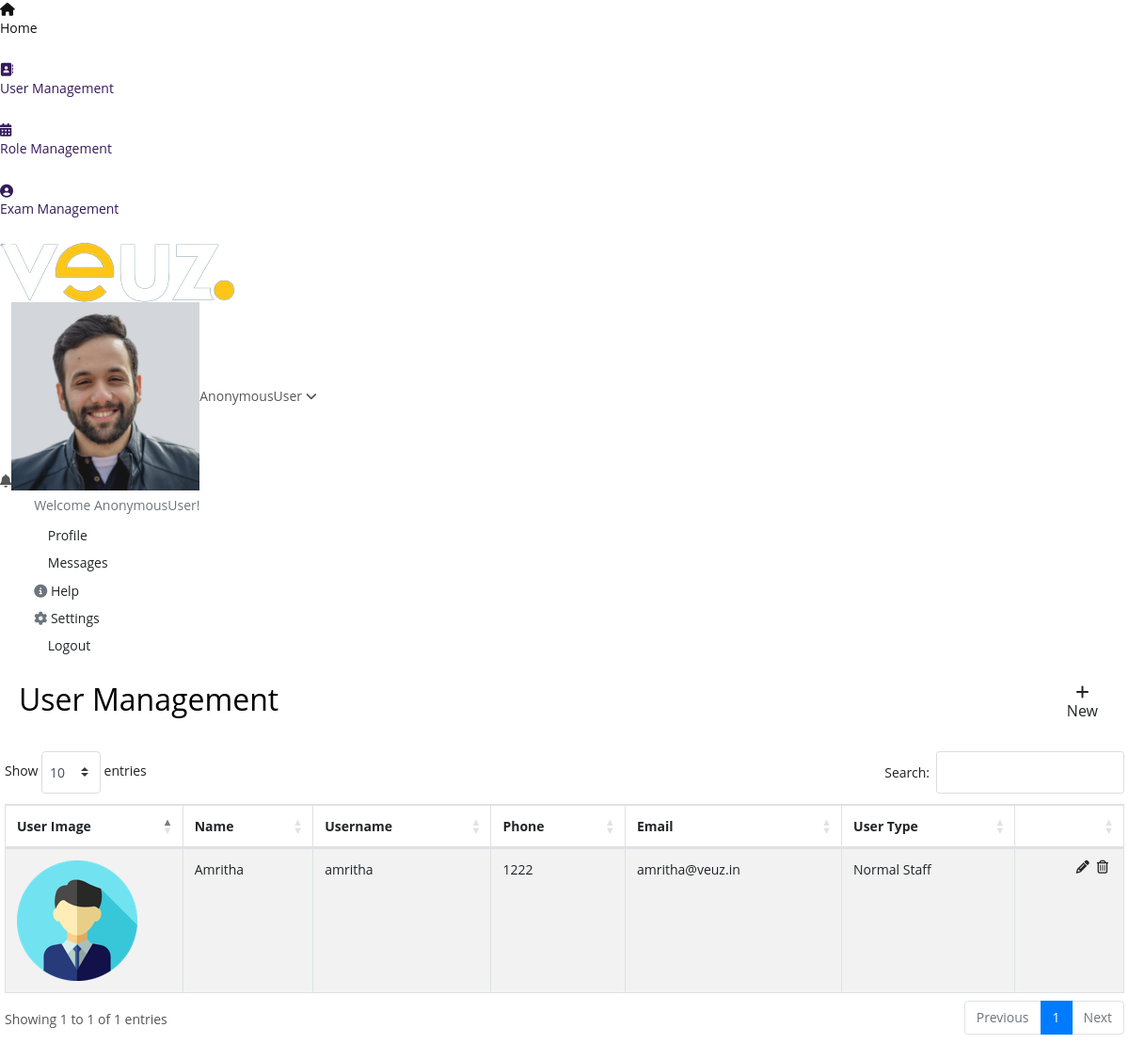
The app's page /user_management with its own data.
### app/models.py (models this page shows)
class common_table(models.Model):
    created_by = models.ForeignKey(User, related_name="%(app_label)s_%(class)s_ownership",on_delete=models.CASCADE,null=True)
    created_dt = models.DateField(auto_now=True)
    updated_by =  models.ForeignKey(User, related_name="%(app_label)s_%(class)s_ownership1",on_delete=models.CASCADE,null=True)
    updated_dt = models.DateField(null=True)
    created_tm = models.TimeField(auto_now=True)
    updated_tm = models.TimeField(null=True)
    status = models.CharField(max_length=10, null=True)
    class Meta:
        abstract = True

class User_details(common_table):
    auth_user = models.ForeignKey(User,on_delete=models.CASCADE,related_name="user_details_authuser", null=True)
    name = models.CharField(max_length=50, null=True)
    username = models.CharField(max_length=50,null=True)
    password_option =  models.CharField(max_length=50,choices=password_generate_option,null=True)
    user_level = models.CharField(max_length=25,choices=user_level,null=True)
    photo = models.FileField(upload_to="user_image", null=True)
    phone = models.CharField(max_length=15, null=True)
    email = models.EmailField(null=True)
    manager_auth = models.ForeignKey(User,on_delete=models.CASCADE,related_name="%(app_label)s_%(class)s_owner1",null=True)

### app/views.py (the view, shortened to what this page needs)
# urls.py: path('user_management',views.user_management,name='user_management'),
def user_management(request):
    from datetime import datetime
    today_date = datetime.today().strftime('%Y-%m-%d')
    role_data = Role_master.objects.filter(status=True)
    manager_data = User_details.objects.filter(user_level = "Manager" ,status=True)
    user_data = User_details.objects.filter(status=True)
    context = {
        'role_data':role_data,
        'today_date':today_date,
        'manager_data':manager_data,
        'user_data':user_data
    }
    return render(request,'User.html',context)

### app/templates/User.html (shortened to what this page needs)
{% extends 'base.html' %}
{% load static %}
{% block content %}
<div class="content">
    <div class="container-fluid margin-class-this">
        <div class="row">
            <div class="col-md-12 px-0">
                <div class="card card-shadow">
                    <div class="card-body body-change card-border">
                        <div class="d-flex align-items-center justify-content-between">
                            <h2 class="main-heading-txt">User Management</h2>
                            <button type="button" class="btn btn-pink waves-effect waves-light w-md m-b-5" data-toggle="modal" data-target="#user-modal"><i class="fa fa-plus"></i> New</button>
                        </div>
                        <div class="row mt-4">
                            <div class="col-md-12 col-sm-12 col-12 px-0">
                                <table id="datatable" class="table table-striped dt-responsive table-bordered nowrap table-padd" style="border-collapse: collapse; border-spacing: 0; width: 100%;">
                                    <thead class="border-class">
                                        <tr class="heading-text">
                                            <th style="width: 150px;">User Image</th>
                                            <th>Name</th>
                                            <th>Username</th>
                                            <th>Phone</th>
                                            <th>Email</th>
                                            <th>User Type</th>
                                            <th></th>
                                        </tr>
                                    </thead>
                                    <tbody class="body-textcls vertcle-center">
                                        {% for i in user_data %}
                                        <tr>
                                            <td>
                                                <div class="user-field">
                                                    <img src="./media/{{i.photo}}" alt="">
                                                </div>
                                            </td>
                                            <td>{{i.name|title}}</td>
                                            <td>{{i.username}}</td>
                                            <td>{{i.phone}}</td>
                                            <td>{{i.email}}</td>
                                            <td>
                                                {{i.user_level}}
                                            </td>
                                            <td>
                                                <div class="action-tbl d-flex justify-content-end">
                                                    <i  style="cursor: pointer;" data-id="{{i.id}}" class="fa fa-pencil mx-1 pencil-btn member_edit" data-toggle="tooltip" data-placement="top" title="" data-original-title="Edit"></i>
                                                    <i style="cursor: pointer;" onclick="delete_btn(`{{i.id}}`)" class="fa fa-trash-o mx-1 trash-btn" data-toggle="tooltip" data-placement="top" title="" data-original-title="Delete"></i>
                                                </div>
                                            </td>
                                        </tr>
                                        {% endfor %}
                                    </tbody>
                                </table>
                            </div>
                        </div>
                    </div>
                </div>
            </div>
          </div>
    </div>
</div>
</div>
</div>
{% endblock %}

### app/static/exam_page/css/style.css (style rules this page uses)
html * { -webkit-font-smoothing: antialiased; -moz-osx-font-smoothing: grayscale }
body { background: #fff; font-size: 14px; font-size: 0.875rem; line-height: 1.4; font-family: 'Open Sans', sans-serif !important; color: #555; }
h1, h2, h3, h4, h5, h6 { color: #000 }
.card { border-radius: 0; border: 0; margin-bottom: 5px }
.btn { cursor: pointer; align-items: center; display: flex; flex-flow: column; }

### records on screen
User_details: photo (picture), name "Amritha", username "amritha", phone "1222", email "amritha@veuz.in", user_level "Normal Staff"

### other values on screen
{{ request.user }} "AnonymousUser"
